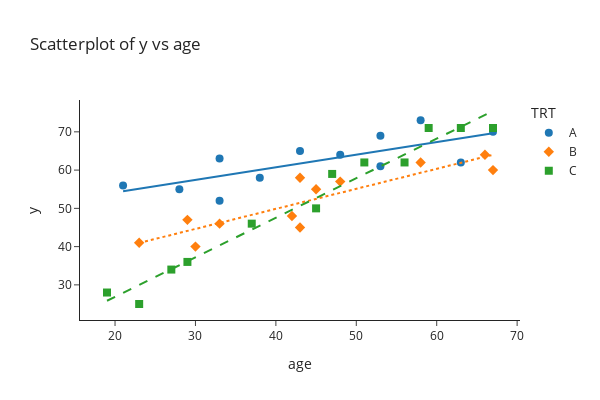

The cell this chart's notebook holds for it:
### Markdown cell above
# Interaction Effects

The regression line here is not parallel which mean they have interaction effects.

### Code cell
# depression data
df = pd.read_csv(os.path.join(data_path, 'depression.txt'), delimiter='\t')

# scatter plot
fig = px.scatter(df, x='age', y='y', color='TRT', symbol='TRT', width=600, height=400,
                 title='Scatterplot of y vs age', trendline='ols')
fig.update_traces(marker={'size': 8}, patch={'line': {'dash': 'solid'}}, selector={'legendgroup': 'A'})
fig.update_traces(marker={'size': 8}, patch={'line': {'dash': 'dot'}}, selector={'legendgroup': 'B'})
fig.update_traces(marker={'size': 8}, patch={'line': {'dash': 'dash'}}, selector={'legendgroup': 'C'})
fig.show()

### Figure 1 — Plotly figure (JSON) as saved in the notebook; plotly's stock layout.template omitted (floating-point values rounded to 4 significant figures)
{"data": [{"hovertemplate": "TRT=A<br>age=%{x}<br>y=%{y}<extra></extra>", "legendgroup": "A", "line": {"dash": "solid"}, "marker": {"color": "#1F77B4", "size": 8, "symbol": "circle"}, "mode": "markers", "name": "A", "orientation": "v", "showlegend": true, "type": "scatter", "x": [21, 28, 33, 33, 38, 43, 48, 53, 53, 58, 63, 67], "xaxis": "x", "y": [56, 55, 63, 52, 58, 65, 64, 61, 69, 73, 62, 70], "yaxis": "y"}, {"hovertemplate": "<b>OLS trendline</b><br>y = 0.330507 * age + 47.5156<br>R<sup>2</sup>=0.564760<br><br>TRT=A<br>age=%{x}<br>y=%{y} <b>(trend)</b><extra></extra>", "legendgroup": "A", "line": {"dash": "solid"}, "marker": {"color": "#1F77B4", "size": 8, "symbol": "circle"}, "mode": "lines", "name": "A", "showlegend": false, "type": "scatter", "x": [21, 28, 33, 33, 38, 43, 48, 53, 53, 58, 63, 67], "xaxis": "x", "y": [54.46, 56.77, 58.42, 58.42, 60.07, 61.73, 63.38, 65.03, 65.03, 66.69, 68.34, 69.66], "yaxis": "y"}, {"hovertemplate": "TRT=B<br>age=%{x}<br>y=%{y}<extra></extra>", "legendgroup": "B", "line": {"dash": "dot"}, "marker": {"color": "#FF7F0E", "size": 8, "symbol": "diamond"}, "mode": "markers", "name": "B", "orientation": "v", "showlegend": true, "type": "scatter", "x": [23, 30, 33, 42, 43, 43, 45, 48, 58, 29, 66, 67], "xaxis": "x", "y": [41, 40, 46, 48, 45, 58, 55, 57, 62, 47, 64, 60], "yaxis": "y"}, {"hovertemplate": "<b>OLS trendline</b><br>y = 0.523684 * age + 28.9182<br>R<sup>2</sup>=0.789981<br><br>TRT=B<br>age=%{x}<br>y=%{y} <b>(trend)</b><extra></extra>", "legendgroup": "B", "line": {"dash": "dot"}, "marker": {"color": "#FF7F0E", "size": 8, "symbol": "diamond"}, "mode": "lines", "name": "B", "showlegend": false, "type": "scatter", "x": [23, 29, 30, 33, 42, 43, 43, 45, 48, 58, 66, 67], "xaxis": "x", "y": [40.96, 44.11, 44.63, 46.2, 50.91, 51.44, 51.44, 52.48, 54.06, 59.29, 63.48, 64.01], "yaxis": "y"}, {"hovertemplate": "TRT=C<br>age=%{x}<br>y=%{y}<extra></extra>", "legendgroup": "C", "line": {"dash": "dash"}, "marker": {"color": "#2CA02C", "size": 8, "symbol": "square"}, "mode": "markers", "name": "C", "orientation": "v", "showlegend": true, "type": "scatter", "x": [19, 23, 67, 56, 45, 37, 27, 47, 29, 59, 51, 63], "xaxis": "x", "y": [28, 25, 71, 62, 50, 46, 34, 59, 36, 71, 62, 71], "yaxis": "y"}, {"hovertemplate": "<b>OLS trendline</b><br>y = 1.03339 * age + 6.21138<br>R<sup>2</sup>=0.967577<br><br>TRT=C<br>age=%{x}<br>y=%{y} <b>(trend)</b><extra></extra>", "legendgroup": "C", "line": {"dash": "dash"}, "marker": {"color": "#2CA02C", "size": 8, "symbol": "square"}, "mode": "lines", "name": "C", "showlegend": false, "type": "scatter", "x": [19, 23, 27, 29, 37, 45, 47, 51, 56, 59, 63, 67], "xaxis": "x", "y": [25.85, 29.98, 34.11, 36.18, 44.45, 52.71, 54.78, 58.91, 64.08, 67.18, 71.32, 75.45], "yaxis": "y"}], "layout": {"height": 400, "legend": {"title": {"text": "TRT"}, "tracegroupgap": 0}, "title": {"text": "Scatterplot of y vs age"}, "width": 600, "xaxis": {"anchor": "y", "domain": [0.0, 1.0], "title": {"text": "age"}}, "yaxis": {"anchor": "x", "domain": [0.0, 1.0], "title": {"text": "y"}}}}
